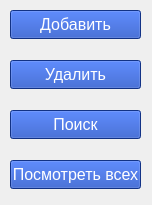
<?xml version="1.0" encoding="UTF-8"?>
<ui version="4.0">
 <class>Form</class>
 <widget class="QWidget" name="Form">
  <property name="geometry">
   <rect>
    <x>0</x>
    <y>0</y>
    <width>152</width>
    <height>205</height>
   </rect>
  </property>
  <property name="windowTitle">
   <string>Form</string>
  </property>
  <property name="styleSheet">
   <string notr="true">QPushButton {
border: 1.5px solid var(--primary-color); border-radius: 0.25rem; font-size: 16px; min-width: 98px; background-color: rgb(25, 70, 186);; color: rgb(255, 255, 255);
}</string>
  </property>
  <widget class="QPushButton" name="add">
   <property name="geometry">
    <rect>
     <x>10</x>
     <y>10</y>
     <width>131</width>
     <height>29</height>
    </rect>
   </property>
   <property name="text">
    <string>Добавить</string>
   </property>
  </widget>
  <widget class="QPushButton" name="del">
   <property name="geometry">
    <rect>
     <x>10</x>
     <y>60</y>
     <width>131</width>
     <height>29</height>
    </rect>
   </property>
   <property name="text">
    <string>Удалить</string>
   </property>
  </widget>
  <widget class="QPushButton" name="search">
   <property name="geometry">
    <rect>
     <x>10</x>
     <y>110</y>
     <width>131</width>
     <height>29</height>
    </rect>
   </property>
   <property name="text">
    <string>Поиск</string>
   </property>
  </widget>
  <widget class="QPushButton" name="get_all">
   <property name="geometry">
    <rect>
     <x>10</x>
     <y>160</y>
     <width>131</width>
     <height>29</height>
    </rect>
   </property>
   <property name="text">
    <string>Посмотреть всех</string>
   </property>
  </widget>
 </widget>
 <resources/>
 <connections/>
</ui>
